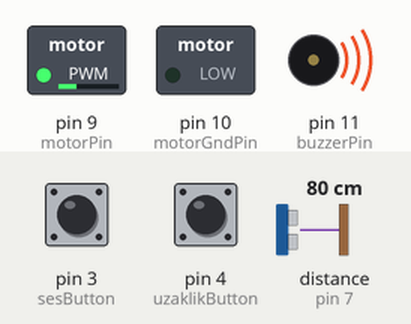
Bench run of a sketch on a simulated Arduino Uno, built with avr-gcc and run on an emulated ATmega328P. On the bench: switched loads named in the sketch (green lamp = pin HIGH), buzzer (waves = sounding). Wiring (inferred from the names in the program): ultrasonic range finder: trigger pin 6; echo pin 7. Dashed ring = blinking. The inputs (shaded band) are chosen by the test bench; at power-on: distance to the obstacle (sensor on pin 7) 80 cm, pin 4 (uzaklikButton) LOW, pin 3 (sesButton) LOW. The echo pulse lasts 58.3 µs per cm; pins used as bus, display or sensor lines are not drawn.

Above: at 1.4 s.
1.5 s: distance to the obstacle (sensor on pin 7) set to 18 cm
At 2.08 s:
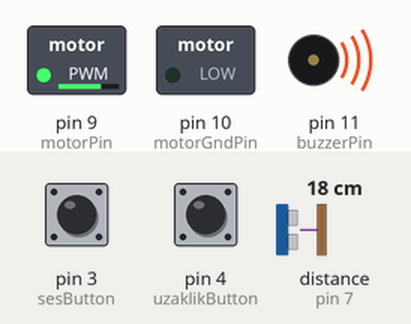
4.9 s: distance to the obstacle (sensor on pin 7) set to 2 cm
6.4 s: pin 4 (uzaklikButton) pulled HIGH for 0.15 s
At 7.7 s:
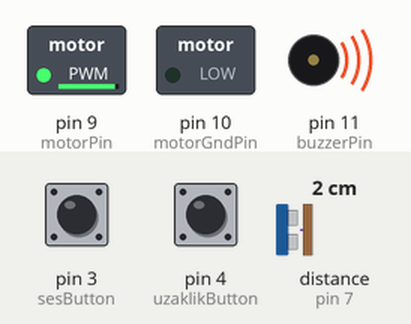
8.0 s: pin 3 (sesButton) pulled HIGH for 1 s
At 9.3 s:
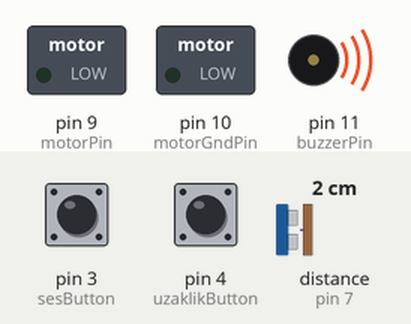
10.5 s: pin 3 (sesButton) pulled HIGH for 0.15 s
At 11.1 s:
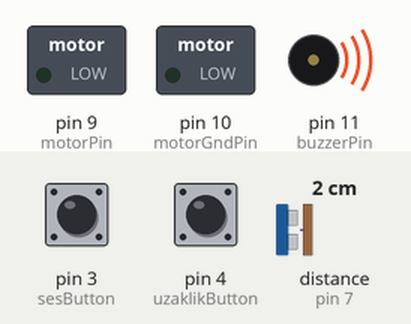
12.1 s: pin 3 (sesButton) pulled HIGH for 3.2 s
At 13.1 s:
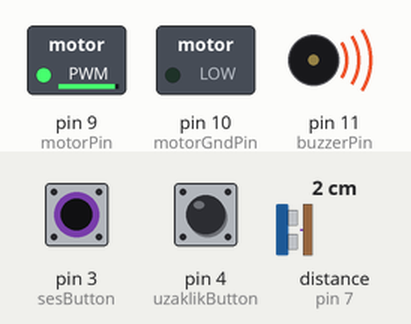
Timing chart, 0 to 15.1 s (numbered marks = the images above; inputs shaded):
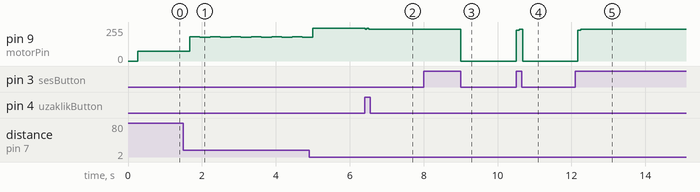

The sketch:

proje_mikro.ino
```cpp
int beepBekleme = 10, beepSabiti = 10, maxUzaklik = 70,volCount = 0, sesDurumu = 0, uzaklikDurumu = 0;
int sesButton = 3;
int uzaklikButton = 4;
int trigPin = 6; /* Sensorun trig pini Arduinonun 6 numaralı ayağına bağlandı */
int echoPin = 7;  /* Sensorun echo pini Arduinonun 7 numaralı ayağına bağlandı */

int motorGndPin = 10 ;
int motorPin = 9;
int buzzerPin = 11;
unsigned int mesafe;
boolean sesCiksinmi = true, titresimCiksinmi = true,uzunlukMode = true;
int time;

void setup(){
  pinMode(buzzerPin, OUTPUT);
  pinMode(motorGndPin, OUTPUT);
  pinMode(motorPin, OUTPUT);
  pinMode(sesButton, INPUT);
  pinMode(uzaklikButton, INPUT);
  pinMode(trigPin, OUTPUT); /* trig pini çıkış olarak ayarlandı */
  pinMode(echoPin,INPUT); /* echo pini giriş olarak ayarlandı */

  guncelle();
  beep();
  delay(200);
  time = millis();
  Serial.begin(9600);
}

void loop(){
  guncelle();
  if(titresimCiksinmi){
    titresim();
  }
  else{
    titresimKapali();
  }
  if(sesCiksinmi){
    beep();
  }
  bekle();
}
void guncelle(){
  buttonKontrol();
  ping();
  if(mesafe > maxUzaklik){
  /*
  ping() fonsiyonu ile mesafe ölçülmüştü. Şimdi, eğer ölçülen uzaklık daha önceden belirttiğimiz maxUzaklıktan büyükse uzaklığa maxUzaklik değişkeni atanıor.Yani uzun lafın kısası, ÖRNEĞİN: Eğer biz 50 cm'den büyük uzaklığı ölçmek istemiyoruz diyelim. ve ölçülen uzaklık 70 cm olsun bu durumda biz ölçülen uzaklığı 70 değilde 50 cm olarak alacaz.
  */
    mesafe = maxUzaklik;
  }
  beepBekleme = mesafe * (1.0 * beepSabiti);
  //beep olarak ses çıkarma süresini ölçülen uzaklıkla orantılı olarak değişiyor.
}
void buttonKontrol(){
  if(digitalRead(sesButton) == HIGH || digitalRead(uzaklikButton) == HIGH){
    //İki butondan minimum birine basılmışsa
    if(digitalRead(sesButton) == HIGH && digitalRead(uzaklikButton) == HIGH){
    // Eğer İki butonada basılmışsa
      uzaklikDegisimi();
      sesDegisimi();
    }
    else if (digitalRead(sesButton) == HIGH){
    //Ses buonuna basılmışsa
      sesDegisimi();
    }
    else{
    //Uzaklık butonunna basılmışsa
      uzaklikDegisimi();
    }
  }
}

void ping(){
  //Mesafe sensöründen sinyal gönderilip alınıyor

  digitalWrite(trigPin, LOW);//Eğer daha önceden sinyal varsa o sinyal kesiliyor
  delayMicroseconds(5);
  digitalWrite(trigPin, HIGH);//Yeni bir sinyal gönderiliyor
  delayMicroseconds(10);
  digitalWrite(trigPin, LOW);//gönderilen sinyal kesiliyor
  pinMode(echoPin, INPUT);
  mesafe = pulseIn(echoPin, HIGH) / 37;//Dışardan tekrar sensöre gelen sinyalin süresi ölçülüyor ve Ölçülen süre inç cinsinden veriye çevriliyor
  /*
  Burda tek pinli mesafe sensörü kullanılmış.
  pin önce OUTPUT olarak ayarllanıp sinyal göndeiliyor.
  Daha sonra pin INPUT yapılıp gelen sinyal ölçülüyor.
  Muhtemelen siz 4 pinli olan Mesafe sensürünü kullanacaksınız. Orada trig pinine ve Echo pinine dikkat edin.
  Küçük bi mantık farklılığı var. Eğer anlayamazsanın ben size yine yardımcı olmaya çalışırım.
  */
}
void beep(){
   analogWrite(buzzerPin, 150);
   delay(50);
   analogWrite(buzzerPin, 0);
}

void titresim(){

    analogWrite(motorGndPin, 0);
    analogWrite(motorPin, 250- mesafe * 175.0 / maxUzaklik);
}

void titresimKapali(){
  analogWrite(motorGndPin, 0);
  analogWrite(motorPin, 0);
}


void sesDegisimi(){
  /*
  Bu fonksiyonun ilk çağrılmasında titreşim var ses yok şeklinde ayarlanıyor.
  ikinci çağrılmada ses var titreşim yok şeklinde ayarlanıyor.
  Üçüncü çağrılmada ise titreşim ve ses var şeklinde ayarlanıyor.
  Ve bu bu şekilde devam ediyor. yani 4. çağrılmada yine başa sarıp devam edecek.
  */
  if(volCount == 0){
    titresimCiksinmi = true;
    sesCiksinmi = false;
  }
  else if(volCount == 1){
    titresimCiksinmi = false;
    sesCiksinmi = true;
  }
  else{
    titresimCiksinmi = true;
    sesCiksinmi = true;
  }
  volCount++;
  if(volCount > 2){
    volCount = 0;
  }
}
 void uzaklikDegisimi(){
   /*
   Bu fonksiyn ilk çağrıldığında  kısa ses çıkması ve kısa mesafeyi ölçmek için ayarlanıyor.
   İkinci çağrılmada ise uzun beep sesi ve uzun mesafeyi ölçmek için ayarlanıyor.
   */
  if(uzunlukMode){
    uzunlukMode = false;
    maxUzaklik = 30;
    beepSabiti = 25;
  }
  else{
    uzunlukMode = true;
    maxUzaklik = 70;
    beepSabiti = 10;
  }
}


 void bekle(){
   /*
   Sanırsam sistemin çalışma süresini bulup bi önceki çalışma süresini çıkartıyor,
   ve bu deger beepBekleme süresinden daha kısa ise 10ms zaman geçirtip tekrar butonları kontrol ediyor.
   */
  while((millis() - time) < beepBekleme){
    delay(10);
    buttonKontrol();
  }
  time = millis();
}
```

Measured:
- after the input at 1.5 s, pin 9 (motorPin): alternates 182/255 for 0.27 s and 180/255 for 0.28 s, starting after 0.17 s
- after the input at 6.4 s, pin 9 (motorPin): 245/255 → 238/255 at once
- after the input at 8.0 s, pin 9 (motorPin): 238/255 → 0/255 after 1.0 s
- after the input at 10.5 s, pin 9 (motorPin): 0/255 → 232/255 at once, → 238/255 0.08 s later, → 0/255 0.10 s later
- after the input at 12.1 s, pin 9 (motorPin): 0/255 → 232/255 after 0.06 s, → 238/255 0.08 s later
